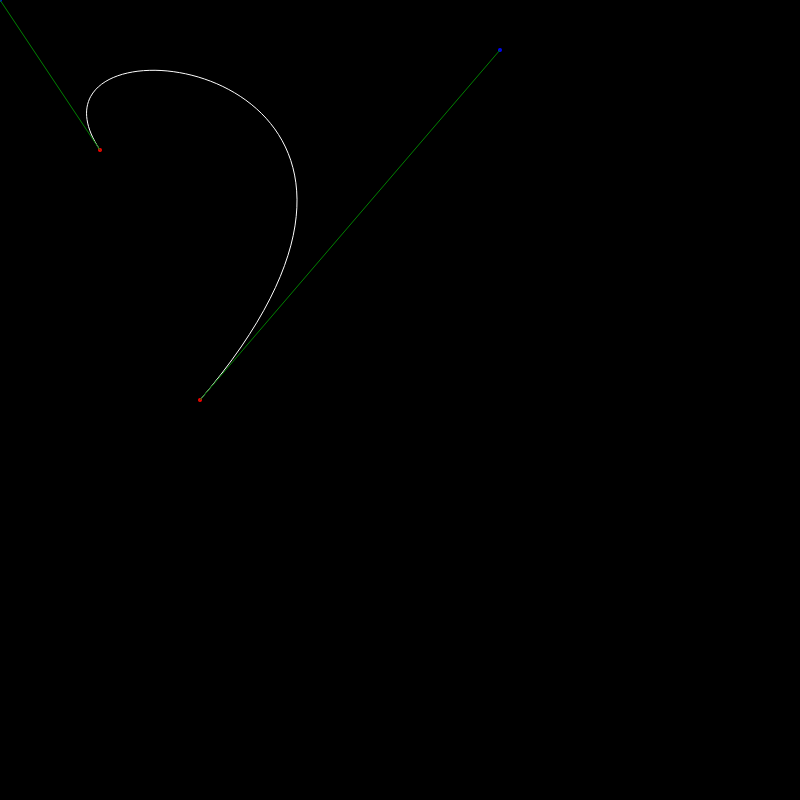
Frame 1 (no input)
Frame 60 (no input): identical to frame 1, image omitted
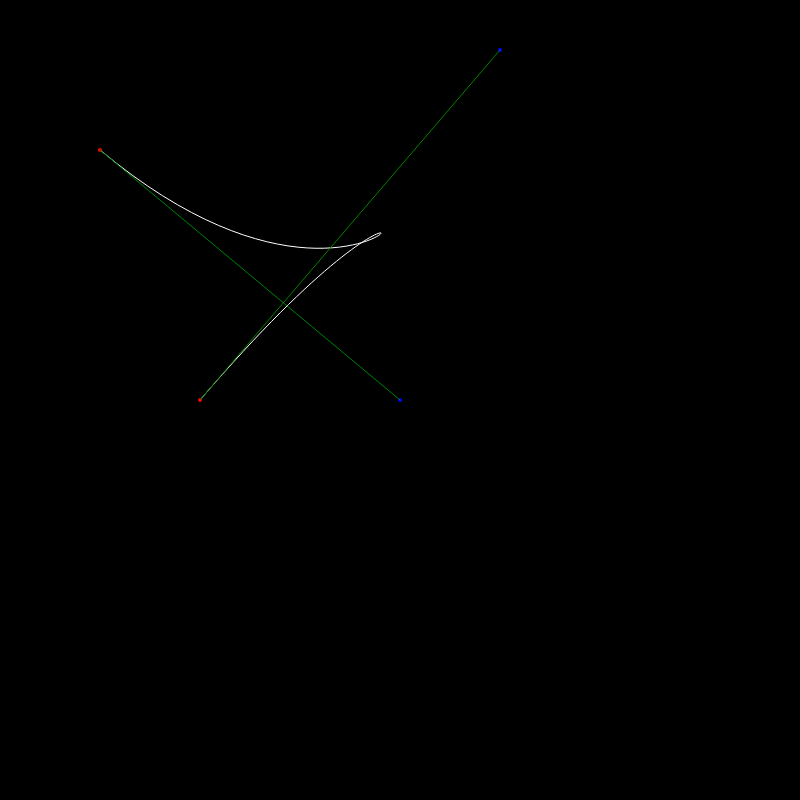
Frame 120 (the mouse pressed at the canvas centre since frame 60)

The p5.js sketch that drew these frames (run headless with seeded random() and noise() and a simulated clock; from frame 60 on, the mouse is pressed at the canvas centre):

// p5.js sketch
// ── sketch.js
let x1 = 100, y1 = 150
let x2 = 200, y2 = 400
let cx1 = 100, cy1 = 100
let cx2 = 500, cy2 = 50

function setup() {
    createCanvas(800, 800)
    background("black")

}

function draw() {
    cx1 = mouseX
    cy1 = mouseY

    background("black")
    noFill()
    stroke("white")
    bezier(x1, y1, cx1, cy1, cx2, cy2, x2, y2);


    noStroke()
    fill("red")
    ellipse(x1, y1, 4)
    ellipse(x2, y2, 4)

    fill("blue")
    ellipse(cx1, cy1, 4)
    ellipse(cx2, cy2, 4)

    stroke("green")
    line(x1, y1, cx1, cy1)
    line(x2, y2, cx2, cy2)

}
